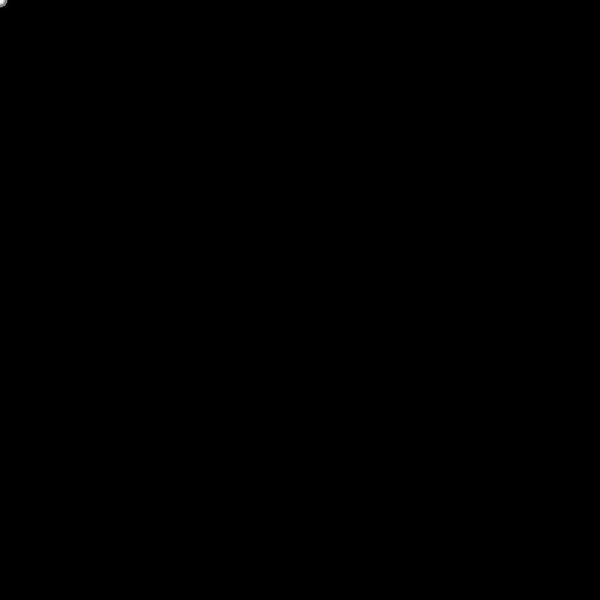
Frame 1 (no input)
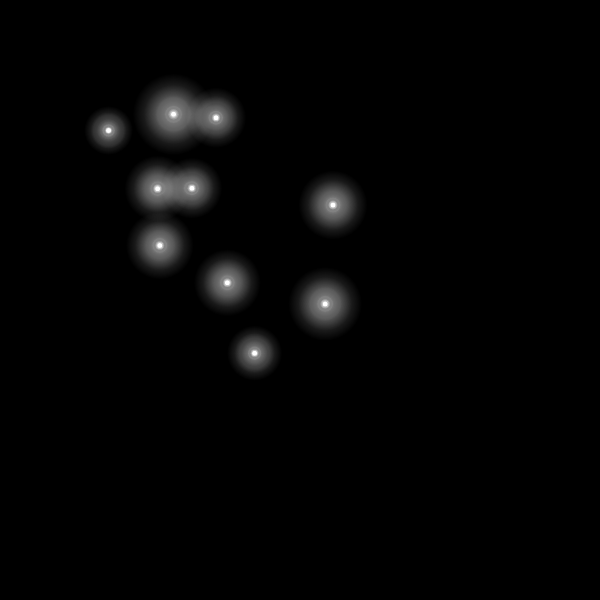
Frame 60 (no input)
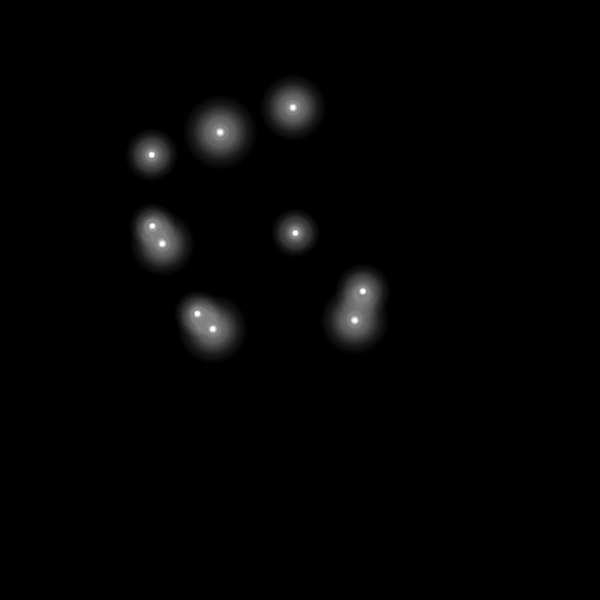
Frame 120 (the mouse pressed at the canvas centre since frame 60)

The p5.js sketch that drew these frames (run headless with seeded random() and noise() and a simulated clock; from frame 60 on, the mouse is pressed at the canvas centre):

// p5.js sketch
// ── sketch.js
let x=[];
let y=[];
let a=[];

let xOff=[];
let yOff=[];
let aOff=[];

function setup() {
  createCanvas(600, 600);
  noStroke();
  
  for(let i = 0; i<10; i++){
    x[i] = 0
    y[i] = 0
    a[i] = 0
    xOff[i] = random(-10,10);
    yOff[i] = random(-10,10);
    aOff[i] = random(-5,5)
  }
}

function draw() {
  background(0);
  
  //Fireflies
  for(let i = 0; i<10; i++){
      for(let j = 0 ; j < 90; j++){
        fill(255,255/(j*2.7))
        circle(x[i],y[i],5+j*(a[i]+.2))
      }
  
    //Perlin Noise
      x[i] = noise(xOff[i])*width
      xOff[i] += 0.003+random(0,0.001)
      y[i] = noise(yOff[i])*height
      yOff[i] += 0.003+random(0,0.001)
      a[i] = noise(aOff[i])
      aOff[i] += 0.03+random(0,0.01)
  
    //Map
      x[i] = map(x[i],
                 0,width,
                 random(-102,-100),width+random(100,105))
      y[i] = map(y[i],
                 0,height,
                 random(-102,-100),height+random(100,102))
      }

}
